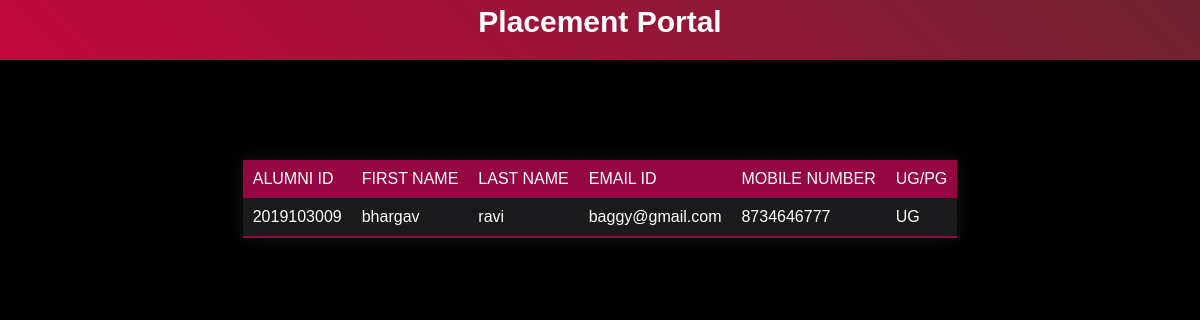
The page /mainpage/alumnitable.php on the database its author committed.
### tables this page shows
CREATE TABLE `alumni` (
  `AlumniId` int(11) NOT NULL,
  `FirstName` varchar(255) NOT NULL,
  `LastName` varchar(255) NOT NULL,
  `Email` varchar(255) NOT NULL,
  `MobileNumber` decimal(10,0) NOT NULL,
  `UG` varchar(255) NOT NULL
);

### mainpage/alumnitable.php (the view, shortened to what this page needs)
<?php
    $sql="SELECT * from alumni";
    $result=mysqli_query(Database::$conn,$sql);
?>
<!DOCTYPE <!DOCTYPE html>
<html>
    <head>
    </head>
    <body>
        <div class="topbar">
        <div class="pagetitle">
            <p style="background:transparent; margin: auto;">Placement Portal</p>
        </div>
        </div>
        <div class="table">
        <table class="details-table">
            <thead>
            <tr>
                <td> ALUMNI ID </td>
                <td> FIRST NAME </td>
                <td> LAST NAME </td>
                <td> EMAIL ID </td>
                <td> MOBILE NUMBER </td>
                <td> UG/PG </td>
            </tr>
            </thead>
            <?php
                 while($row = mysqli_fetch_array($result)){
            ?>
        <tbody>
        <tr>
                <td><?php echo $row['AlumniId'];?></td>
                <td><?php echo $row['FirstName'];?></td>
		        <td><?php echo $row['LastName'];?></td>
                <td><?php echo $row['Email'];?></td>
                <td><?php echo $row['MobileNumber'];?></td>
                <td><?php echo $row['UG'];?></td>
        </tr>
    </tbody>
    <?php }?>
    </table>
    </div>
    </body>
</html>

### mainpage/alumnitable.php (style rules this page uses)
* { box-sizing: border-box; margin: 0; padding: 0; font-family: 'Kumbh Sans', sans-serif; scroll-behavior: smooth; color:white; }
body { background:black; }
.table { margin-top:100px; }
.topbar { width: 100%; height: 60px; display: flex; justify-content: space-between; align-items: center; background:linear-gradient(-135deg,#6F2232, #C3073F); }
.topbar .pagetitle { position: relative; width:100%; text-align:center; height: 50px; background: transparent; font-size: 30px; font-weight: 750; }
.details-table { margin-top: 50px; border-collapse:collapse; box-shadow: 0 0 20px rgba(134, 132, 132, 0.15); background: #1A1A1D; max-width: fit-content; font-size: 16px; display: block; overflow-x: auto; white-space: nowrap; margin:auto auto; }
.details-table thead tr { background-color: #950740; color: #ffffff; text-align: left; }
.details-table thead td { padding: 10px 10px; }
.details-table tbody td { padding: 10px 10px; }
.details-table tbody:last-of-type { border-bottom: 2px solid #950740; }

### rows shown on the page
alumni: AlumniId "2019103009", FirstName "bhargav", LastName "ravi", Email "baggy@gmail.com", MobileNumber "8734646777", UG "UG"
